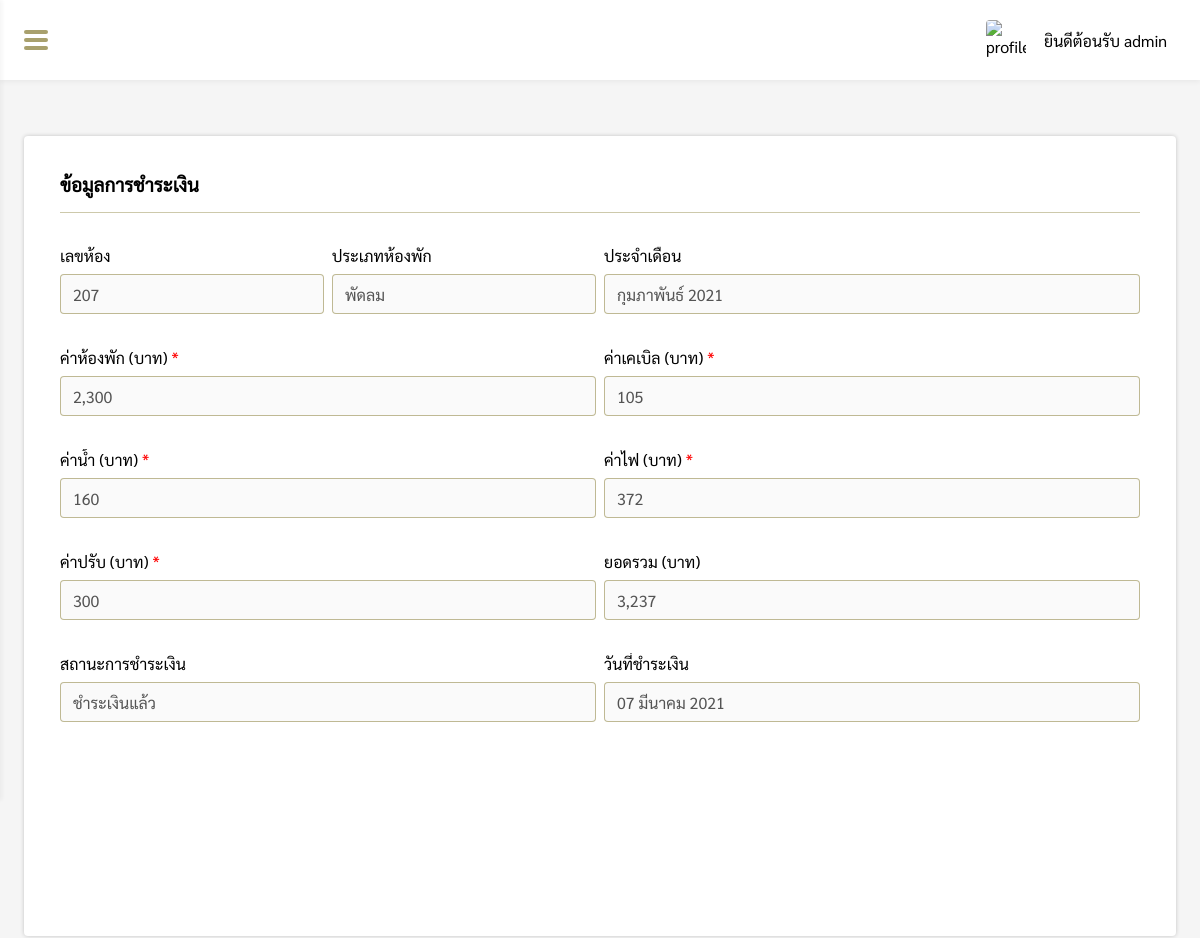
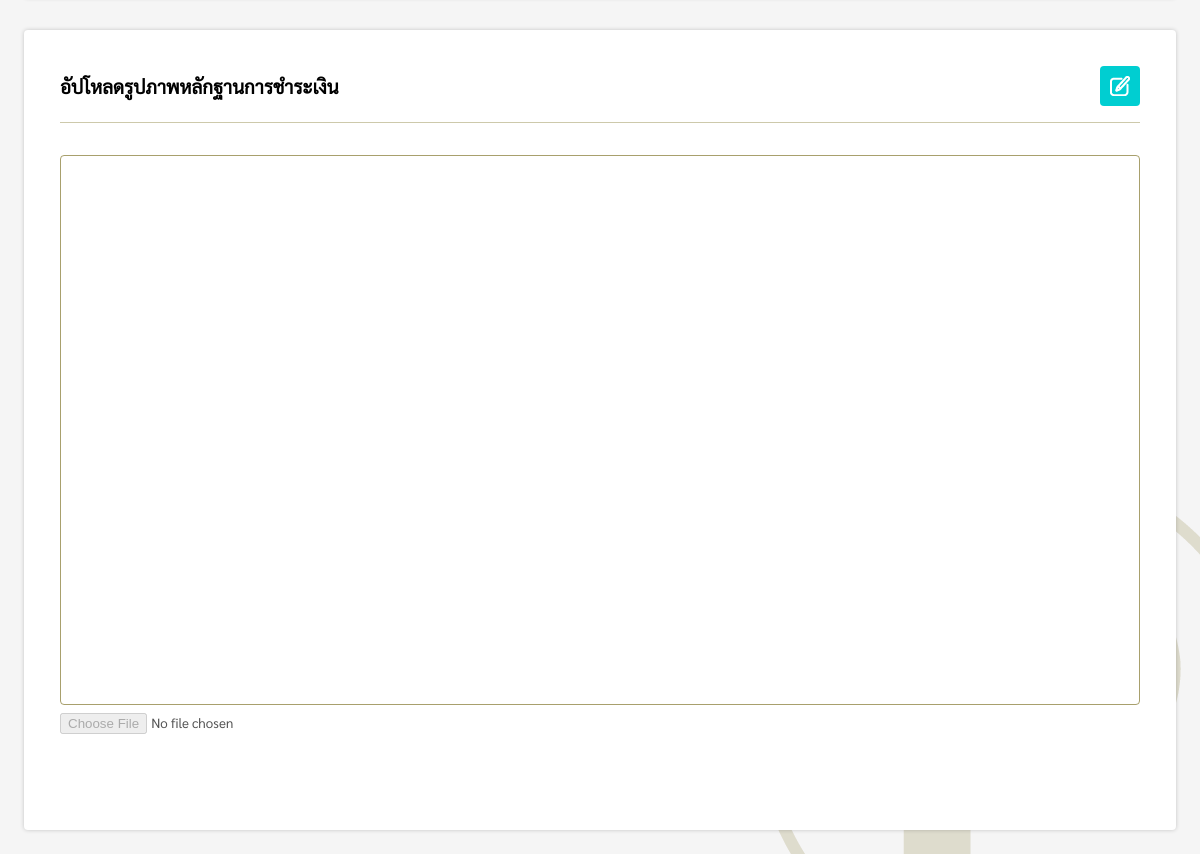
/pages/manage/cost/costDetail.php?cost_id=62 (signed in), run on the app's committed database (2 pictures, top to bottom).
### tables this page shows
CREATE TABLE `cost` (
  `cost_id` int(11) NOT NULL,
  `member_id` int(11) NOT NULL,
  `room_id` varchar(10) NOT NULL,
  `room_type` varchar(20) NOT NULL,
  `member_status` varchar(20) NOT NULL,
  `cost_status` varchar(20) NOT NULL,
  `date` varchar(20) NOT NULL,
  `pay_date` varchar(20) DEFAULT NULL,
  `room_cost` float(11,2) NOT NULL,
  `water_bill` float(11,2) NOT NULL,
  `elec_bill` float(11,2) NOT NULL,
  `cable_charge` float(11,2) NOT NULL,
  `fines` float(11,2) DEFAULT NULL,
  `deposit` float(11,2) DEFAULT NULL,
  `deposit_after` float(11,2) DEFAULT NULL,
  `total` float(11,2) NOT NULL,
  `pay_img` varchar(50) DEFAULT NULL
);

### pages/manage/cost/costDetail.php (the view, shortened to what this page needs)
<?php
if($_SESSION['level'] == 'admin' || $_SESSION['level'] == 'employee' || $_SESSION['level'] == 'guest'){
    include('../../connection.php');
    function DateThai($strDate)
    {
        $strYear = date("Y",strtotime($strDate));
        $strMonth= date("n",strtotime($strDate));
        $strMonthCut = Array("","มกราคม", "กุมภาพันธ์", "มีนาคม","เมษายน", "พฤษภาคม", "มิถุนายน", "กรกฎาคม","สิงหาคม", "กันยายน", "ตุลาคม", "พฤศจิกายน", "ธันวาคม");
        $strMonthThai=$strMonthCut[$strMonth];
        return "$strMonthThai $strYear";
    }
    function DateThai2($strDate)
    {
        $strYear = date("Y",strtotime($strDate));
        $strMonth= date("n",strtotime($strDate));
        $strDay= date("d",strtotime($strDate));
        $strMonthCut = Array("","มกราคม", "กุมภาพันธ์", "มีนาคม","เมษายน", "พฤษภาคม", "มิถุนายน", "กรกฎาคม","สิงหาคม", "กันยายน", "ตุลาคม", "พฤศจิกายน", "ธันวาคม");
        $strMonthThai=$strMonthCut[$strMonth];
        return "$strDay $strMonthThai $strYear";
    }
    $cost_id = $_REQUEST["cost_id"];
    if($_SESSION["level"] == "admin" || $_SESSION["level"] == "employee"){
        $sql = "SELECT * FROM cost WHERE cost_id = $cost_id";
    }else if($_SESSION["level"] == "guest"){
        $sql = "SELECT * FROM cost WHERE cost_id = $cost_id AND member_id = ".$_SESSION["member_id"];
    }
    $result = mysqli_query($conn, $sql)or die ("Error in query: $sql " . mysqli_error());
    $row = mysqli_fetch_array($result);
    if($row != null){
        extract($row);
    }
?>
<!DOCTYPE html>
<html lang="en">
<head>
    <link rel="stylesheet" href="../../../css/costDetail.css">
    <link rel="stylesheet" href="../../../css/my-style.css">
    <link rel="stylesheet" href="../../../css/navbar.css">
</head>
<body>
    <?php include('../../../components/sidebar.php'); ?>
    <?php
    if($row != null){
    ?>
    <div class="box">
        <div id="box-padding" style="padding:24px;display:grid;grid-template-columns: 1fr 1fr;column-gap:16px;">
            <div id="c">
                <div class="costDetail-box" id="c_detail">
                    <form action="function/editcost.php?cost_id=<?php echo $cost_id; ?>" method="POST">
                        <div style="display:flex;justify-content:space-between;align-items:center;">
                            <h3>ข้อมูลการชำระเงิน</h3>
                        </div>
                        <div class="hr"></div>
                        <?php
                        if($deposit == 0 && $deposit_after == null){
                        ?>
                        <div class="grid-container">
                            <div class="room_id">
                                <p>เลขห้อง</p>
                                <input type="text" id="room_id" value="<?php echo $room_id; ?>" disabled>
                            </div>
                            <div class="room_type">
                                <p>ประเภทห้องพัก</p>
                                <input type="text" id="room_type" value="<?php echo $room_type; ?>" disabled>
                            </div>
                            <div class="date">
                                <p>ประจำเดือน</p>
                                <input type="text" id="cost_date" value="<?php echo DateThai($date); ?>" disabled>
                            </div>
                            <div class="room_cost">
                                <p>ค่าห้องพัก (บาท)<label style="color:red;"> *</label></p>
                                <input type="text" id="room_price" name="room_price" value="<?php echo number_format($room_cost); ?>"
                                    disabled>
                            </div>
                            <div class="cable_charge">
                                <p>ค่าเคเบิล (บาท)<label style="color:red;"> *</label></p>
                                <input type="text" id="cable_price" name="cable_price"
                                    value="<?php echo number_format($cable_charge); ?>" disabled>
                            </div>
                            <div class="water_bill">
                                <p>ค่าน้ำ (บาท)<label style="color:red;"> *</label></p>
                                <input type="text" id="water_price" name="water_price"
                                    value="<?php echo number_format($water_bill); ?>" disabled>
                            </div>
                            <div class="elec_bill">
                                <p>ค่าไฟ (บาท)<label style="color:red;"> *</label></p>
                                <input type="text" id="elec_price" name="elec_price" value="<?php echo number_format($elec_bill); ?>"
                                    disabled>
                            </div>
                            <div class="fines">
                                <p>ค่าปรับ (บาท)<label style="color:red;"> *</label></p>
                                <input type="text" id="fines_price" value="<?php if($fines != null){ echo number_format($fines); }else{ echo number_format(0,2); } ?>" disabled>
                            </div>
                            <div class="total">
                                <p>ยอดรวม (บาท)</p>
                                <input type="text" id="total_price" name="total_price" value="<?php echo number_format($total); ?>"
                                    disabled>
                            </div>
                            <div class="cost_status">
                                <p>สถานะการชำระเงิน</p>
                                <input type="text" id="cost_status" value="<?php echo $cost_status; ?>" disabled>
                            </div>
                            <div class="pay_date">
                                <p>วันที่ชำระเงิน</p>
                                <input type="text" id="pay_date"
                                    value="<?php if(isset($pay_date)){ echo DateThai2($pay_date); } ?>" disabled>
                            </div>
                        </div>
                        <?php
                        }else if($deposit != 0 && $deposit_after == null){
                        ?>
                        <div class="grid-container2">
                            <div class="room_id">
                                <p>เลขห้อง</p>
                                <input type="text" value="<?php echo $room_id; ?>" disabled>
                            </div>
                            <div class="room_type">
                                <p>ประเภทห้องพัก</p>
                                <input type="text" value="<?php echo $room_type; ?>" disabled>
                            </div>
                            <div class="date">
                                <p>ประจำเดือน</p>
                                <input type="text" value="<?php echo DateThai($date); ?>" disabled>
                            </div>
                            <div class="room_cost">
                                <p>ค่าห้องพัก (บาท)</p>
                                <input type="text" value="<?php echo $room_cost; ?>" disabled>
                            </div>
                            <div class="deposit">
                                <p>ค่าประกันหอพัก (บาท)</p>
                                <input type="text" value="<?php echo $deposit; ?>" disabled>
                            </div>
                            <div class="total">
                                <p>ยอดรวม (บาท)</p>
                                <input type="text" value="<?php echo $total; ?>" disabled>
                            </div>
                            <div class="cost_status">
                                <p>สถานะการชำระเงิน</p>
                                <input type="text" value="<?php echo $cost_status; ?>" disabled>
                            </div>
                            <div class="pay_date">
                                <p>วันที่ชำระเงิน</p>
                                <input type="text" value="<?php if(isset($pay_date)){ echo DateThai2($pay_date); } ?>" disabled>
                            </div>
                        </div>
                        <?php
                        }else if($deposit == 0 && $deposit_after != null){
                        ?>
                        <div class="grid-container3">
                            <div class="room_id">
                                <p>เลขห้อง</p>
                                <input type="text" value="<?php echo $room_id; ?>" disabled>
                            </div>
                            <div class="room_type">
                                <p>ประเภทห้องพัก</p>
                                <input type="text" value="<?php echo $room_type; ?>" disabled>
                            </div>
                            <div class="date">
                                <p>ประจำเดือน</p>
                                <input type="text" value="<?php echo DateThai($date); ?>" disabled>
                            </div>
                            <div class="deposit_after">
                                <p>ค่าประกันหอพักหลังจากหักค่าเสียหายแล้ว (บาท)</p>
                                <input type="text" value="<?php echo $deposit_after; ?>" disabled>
                            </div>
                            <div class="cable_charge">
                                <p>ค่าเคเบิล (บาท)</p>
                                <input type="text" value="<?php echo $cable_charge; ?>" disabled>
                            </div>
                            <div class="water_bill">
                                <p>ค่าน้ำ (บาท)</p>
                                <input type="text" value="<?php echo $water_bill; ?>" disabled>
                            </div>
                            <div class="elec_bill">
                                <p>ค่าไฟ (บาท)</p>
                                <input type="text" value="<?php echo $elec_bill; ?>" disabled>
                            </div>
                            <div class="fines">
                                <p>ค่าเสียหาย (บาท)</p>
                                <input type="text" id="fines_price" value="<?php if($fines != null){ echo $fines; }else{ echo number_format(0,2); } ?>" disabled>
                                <h5 id="fines_error" style="color:red;"></h5>
                            </div>
                            <div class="total">
                                <p>ยอดรวม (บาท)</p>
                                <input type="text" value="<?php echo $total; ?>" disabled>
                            </div>
                            <div class="cost_status">
                                <p>สถานะการชำระเงิน</p>
                                <input type="text" value="<?php echo $cost_status; ?>" disabled>
                            </div>
                            <div class="pay_date">
                                <p>วันที่ชำระเงิน</p>
                                <input type="text" value="<?php if(isset($pay_date)){ echo DateThai2($pay_date); } ?>" disabled>
                            </div>
                        </div>
                        <?php } ?>
                    </form>
                </div>
            </div>
            <div id="pay">
                <form id="pay_form" action="function/addImage.php?cost_id=<?php echo $cost_id; ?>" method="POST"
                    enctype="multipart/form-data">
                    <div class="costDetail-box" id="sub-pay">
                        <div style="display:flex;justify-content:space-between;align-items:center;">
                            <h3>อัปโหลดรูปภาพหลักฐานการชำระเงิน</h3>
                            <button type="button" class="edit-btn" id="edit-btn2" title="แก้ไขข้อมูล"></button>
                        </div>
                        <div class="hr"></div>
                        <div class="img-box">
                        </div>
                        <input type="file" id="pay_img" name="pay_img" style="margin-top:8px;" disabled>
                    </div>
                </form>
            </div>
        </div>
    </div>
    <?php } ?>
</body>
</html>
<?php
}else{
   Header("Location: ../../login.php");
}
?>

### css/costDetail.css (style rules this page uses)
* { margin: 0; padding: 0; box-sizing: border-box; font-family: Sarabun; }
.box { padding: 80px 0 0 260px; }
.costDetail-box { width: 100%; min-height: 800px; padding: 36px; border-radius: 4px; background-color: #fff; -webkit-box-shadow: 0px 0px 4px 0px rgba(0, 0, 0, 0.2); -moz-box-shadow: 0px 0px 4px 0px rgba(0, 0, 0, 0.2); box-shadow: 0px 0px 4px 0px rgba(0, 0, 0, 0.2); }
.costDetail-box .edit-btn { width: 40px; height: 40px; border-radius: 4px; border: none; padding: 0; background-image: url(../img/tool/edit-icon.png); background-color: darkturquoise; background-repeat: no-repeat; background-position: center; cursor: pointer; }
.hr { margin: 16px auto 32px auto; border-bottom: 1px solid rgb(131, 120, 47, 0.4); }
.costDetail-box p { text-overflow: ellipsis; display: block; overflow: hidden; white-space: nowrap; }
.grid-container { display: grid; grid-template-columns: 1fr 1fr 1fr 1fr; grid-template-rows: 1fr 1fr 1fr 1fr; gap: 16px 8px; grid-template-areas: "room_id room_type date date" "room_cost room_cost cable_charge cable_charge" "water_bill water_bill elec_bill elec_bill" "fines fines total total" "cost_status cost_status pay_date pay_date"; }
.room_id { grid-area: room_id; height: 86px; }
.room_type { grid-area: room_type; height: 86px; }
.date { grid-area: date; height: 86px; }
.room_cost { grid-area: room_cost; height: 86px; }
.cable_charge { grid-area: cable_charge; height: 86px; }
.water_bill { grid-area: water_bill; height: 86px; }
.elec_bill { grid-area: elec_bill; height: 86px; }
.fines { grid-area: fines; height: 86px; }
.total { grid-area: total; height: 86px; }
.cost_status { grid-area: cost_status; height: 86px; }
.pay_date { grid-area: pay_date; height: 86px; }
.costDetail-box input:not([type=file]) { margin-top: 8px; width: 100%; height: 40px; border-radius: 4px; padding: 0 12px; border: 1px solid rgb(131, 120, 47, 0.5); border-radius: 4px; font-size: 16px; outline: none; transition: 0.3s; }
.costDetail-box .img-box { width: 100%; height: 550px; border: 1px solid rgb(131, 120, 47, 0.7); border-radius: 4px; }
@media screen and (max-width: 1599px) { .box { padding: 80px 0 0 calc(100% - 1340px); } }
@media screen and (max-width: 1569px) { .box { padding: 80px 0 0 230px; } }
@media screen and (max-width: 1449px) { .box { padding: 80px 0 0 0; } }
@media screen and (max-width: 1449px) { .costDetail-box { width: 100%; } }
@media screen and (max-width: 1200px) { #box-padding { display: block !important; } }
@media screen and (max-width: 1200px) { .costDetail-box { margin-top: 32px; } }

### css/navbar.css (style rules this page uses)
* { margin: 0; padding: 0; box-sizing: border-box; font-family: Sarabun; }
body { width: 100%; min-height: 100vh; background: url(../img/tool/submain-banner.png) #f5f5f5 no-repeat bottom right; }

### data on the page
cost: room "207", room_type "พัดลม", date "กุมภาพันธ์ 2021", room_price "2,300", cable_price "105", water_price "160", elec_price "372", fines "300", total_price "3,237", cost_status "ชำระเงินแล้ว", pay_date "07 มีนาคม 2021"

### other printed values
$_SESSION['name'] "admin"
